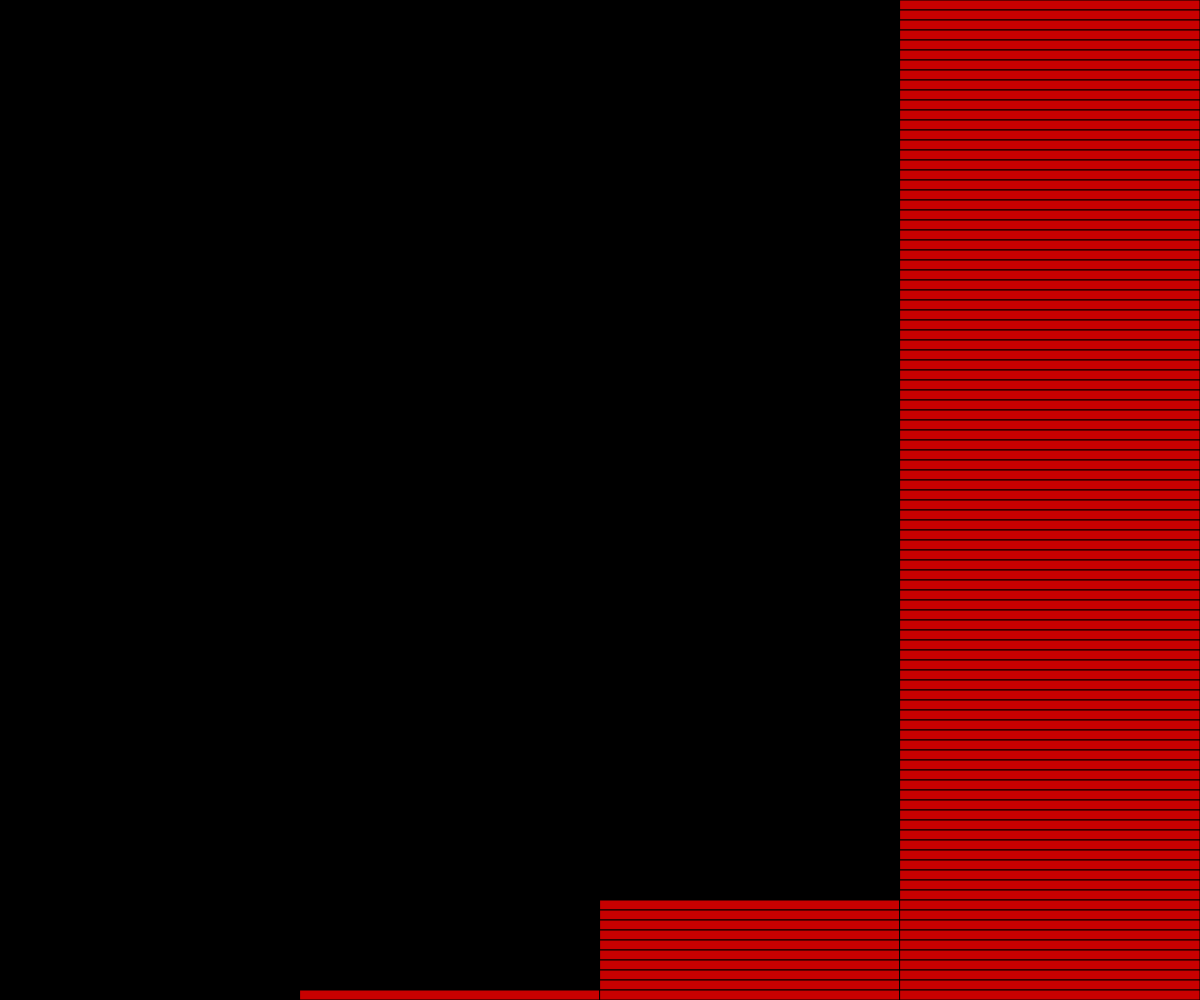
Frame 1 (no input)
Frame 60 (no input): identical to frame 1, image omitted
Frame 120 (the mouse pressed at the canvas centre since frame 60): identical to frame 1, image omitted

The p5.js sketch that drew this single still picture (run headless with seeded random() and noise() and a simulated clock; from frame 60 on, the mouse is pressed at the canvas centre):

// p5.js sketch
// ── sketch.js
let squareSize;
let squaresx, squaresy;
let h, w;
// let pickPeaks = [0, 1, 2, 5, 1, 0];
// let pickPeaks = [1, 2, 3, 6, 4, 1, 2, 3, 2, 1];
// let pickPeaks = [3, 2, 3, 6, 4, 1, 2, 3, 2, 1, 2, 3,10,90];
let pickPeaks = [0,1,10,100];
// let pickPeaks = [1, 2, 2, 2, 1];
// let pickPeaks = [];
// let pickPeaks = [1,2,5,4,3,2,3,6,4,1,2,3,3,4,5,3,2,1,2,3,5,5,4,3];
let x, y;
let grid = [];

function setup() {
  createCanvas(windowWidth, windowHeight);
  squaresx = max(pickPeaks);
  squaresy = pickPeaks.length;
  h = height / squaresx;
  w = width / squaresy;

  let  b = 0
  for (let i = 0; i < squaresy; i++) {
    grid[i] = [];
    for (let j = squaresx; j > 0; j--) {
      console.log(j,squaresy-pickPeaks[i])
      if (j-1 < squaresx-pickPeaks[i]) {
        grid[i][j-1] = false;
      } else {
        grid[i][j-1] = true;
      }
    }
    b++
  }
  console.log(grid)
  // frameRate(1)
}

function draw() {
  background(220);
  for (let i = 0; i < grid.length; i++) {
    for (let j = 0; j < grid[i].length; j++) {
      fill(0);
      // stroke(100);
      // strokeWeight(1);
      if (grid[i][j]) {
        fill(200,0,0);
      }
      rect(w * i, h * j, w, h);
    }
  }
}

// function mouseDragged() {
function mousePressed() {
  x = mouseX;
  y = mouseY;
  for (let i = 0; i < squaresy; i++) {
    for (let j = 0; j < squaresx; j++) {
      if (
        y > squareSize * j &&
        y < squareSize * j + squareSize &&
        x > squareSize * i &&
        x < squareSize * i + squareSize
      ) {
        grid[i][j] = !grid[i][j];
      }
    }
  }
}
